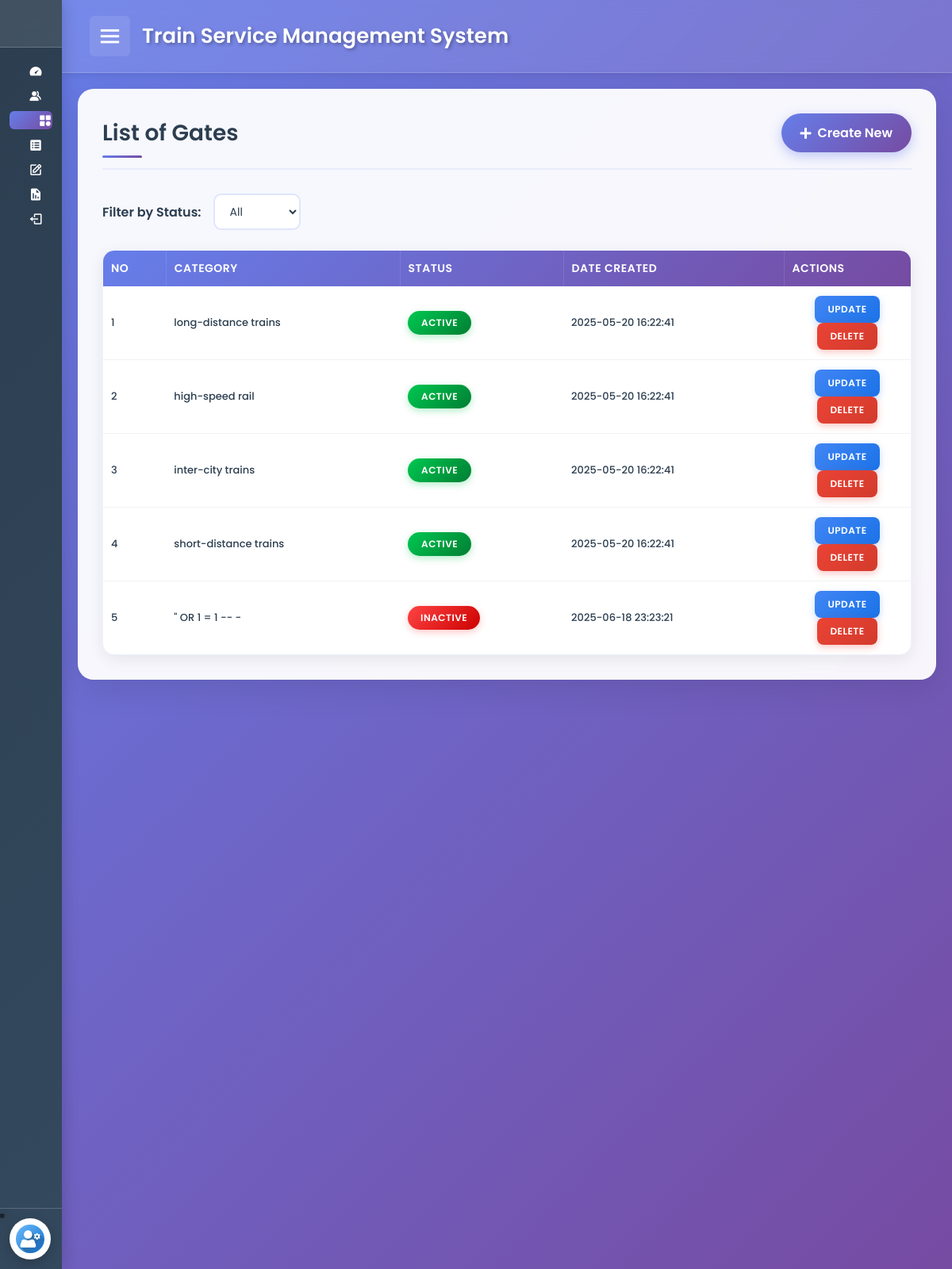
/train1_old/category.php (signed in), run on the app's committed database.
### tables this page shows
CREATE TABLE `categories` (
  `id` int(30) NOT NULL,
  `category` varchar(250) NOT NULL,
  `status` tinyint(1) NOT NULL DEFAULT 1,
  `date_created` datetime NOT NULL DEFAULT current_timestamp()
);

### train1_old/category.php (the view, shortened to what this page needs)
<?php
@include 'config.php';
$statusFilter = isset($_GET['status']) ? $_GET['status'] : 'all';
if ($statusFilter == 'all') {
    $categoryQuery = "SELECT * FROM categories";
} elseif ($statusFilter == 'active') {
    $categoryQuery = "SELECT * FROM categories WHERE status = 1";
} elseif ($statusFilter == 'inactive') {
    $categoryQuery = "SELECT * FROM categories WHERE status = 0";
} else {
	$categoryQuery = "SELECT * FROM categories WHERE status = 1 OR status = 0";
}
$categoryStmt = $pdo->prepare($categoryQuery);
$categoryStmt->execute();
$currentPage = basename($_SERVER['PHP_SELF']);
?>
<!DOCTYPE html>
<html lang="en">
	<head>
		<link href="css/admin/admin.css" rel="stylesheet"/>
		<link href="css/admin/category.css" rel="stylesheet"/>
		<link rel="stylesheet" href="https://cdnjs.cloudflare.com/ajax/libs/font-awesome/5.15.4/css/all.min.css" />
		<link href='https://unpkg.com/boxicons@2.0.7/css/boxicons.min.css' rel='stylesheet'>
	</head>
	<body>
		<div class="sidebar close">
			<div class="logo-details">
			  <a href="dashboard.php">
				<img src="images/favicon.ico" alt="TSMS" style="padding-left: 20px; padding-right: 40px; width: 2.5rem;height: 2.5rem;max-height: unset">
			  </a>
			</div>
			<ul class="nav-links">
			  <li>
				<a href="dashboard.php">
					<i class='bx bxs-tachometer' ></i>
				</a>
			  </li>
			  <li>
				<a href="mechanics.php">
					<i class='bx bxs-group'></i>
				</a>
			  </li>
			  <li class="<?php echo ($currentPage == 'category.php') ? 'active' : ''; ?>">
				<a href="category.php">
					<i class='bx bxs-category' ></i>
				</a>
			  </li>
			  <li>
				<a href="service.php">
					<i class='bx bxs-spreadsheet'></i>
				</a>
			  </li>
			  <li>
				<a href="service-request.php">
					<i class='bx bx-edit'></i>
				</a>
			  </li>
			  <li>
				<a href="report.php">
					<i class='bx bxs-report'></i>
				</a>
			  </li>
			  <li>
				<a href="#" id="logoutBtn">
					<i class='bx bx-log-out'></i>
				</a>
			  </li>
			</ul>
			<li>
			<div class="profile-details">
			  <div class="profile-content">
				<img src="images/user-gear.png" alt="profileImg">
			  </div>
		  </li>
		  </div>
		  <section class="home-section" style="height: 200vh;">
			<div class="home-content">
			  <i class='bx bx-menu'></i>
			  <span class="text">Train Service Management System</span>
			</div>
			<div class="content">
				<div class="content-header">
					<h3 class="content-title">List of Gates</h3>
					<div class="content-tools">
						<a href="add_category.php" class="btn btn-flat btn-primary"><span class="fas fa-plus"></span>	Create New</a>
					</div>
				</div>
				<div class="entries-count">
				<label for="statusFilter">Filter by Status:</label>
				<select id="statusFilter" onchange="applyStatusFilter()">
					<option value="all" <?php echo ($statusFilter == 'all') ? 'selected' : ''; ?>>All</option>
				</select>
				</div>
				<div class="categories-table-container">
                    <table class="categories-table">
                        <thead>
                            <tr>
                                <th>No</th>
                                <th>Category</th>
                                <th>Status</th>
                                <th>Date Created</th>
                                <th class="actions-column">Actions</th>
                            </tr>
                        </thead>
                        <tbody>
						<?php
							$rowCount = 0;
							while ($category = $categoryStmt->fetch(PDO::FETCH_ASSOC)) {
								$rowCount++;
								$statusClass = ($category['status'] == 1) ? 'active' : 'inactive';
								?>
                                <tr>
                                    <td><?php echo $rowCount; ?></td>
                                    <td><?php echo htmlspecialchars($category['category']); ?></td>
                                    <td>
										<button class="status-btn <?php echo $statusClass; ?>" data-category-id="<?php echo $category['id']; ?>" onclick="toggleStatus(<?php echo $category['id']; ?>, <?php echo $category['status']; ?>)">
											<?php echo $category['status'] == 1 ? 'Active' : 'Inactive'; ?>
										</button>
									</td>
									<td><?php echo htmlspecialchars($category['date_created']); ?></td>
									<td class="actions-column">
										<button class="update-btn" data-category-id="<?php echo $category['id']; ?>">Update</button>
										<button class="delete-btn" data-category-id="<?php echo $category['id']; ?>" onclick="confirmDelete(<?php echo $category['id']; ?>)">Delete</button>
									</td>
								</tr>
								<?php
							}
							?>
                        </tbody>
                    </table>
                </div>
			</div>
		  </section>
	</body>
</html>

### train1_old/css/admin/admin.css (style rules this page uses)
* { margin: 0; padding: 0; box-sizing: border-box; font-family: "Poppins", sans-serif; }
body { background: linear-gradient(135deg, #667eea 0%, #764ba2 100%); min-height: 100vh; overflow-x: hidden; }
.sidebar { position: fixed; left: 0; top: 0; height: 100%; width: 260px; background: linear-gradient(135deg, #2c3e50 0%, #34495e 100%); z-index: 99; transition: all 0.5s ease; box-shadow: 0 0 20px rgba(0, 0, 0, 0.2); }
.sidebar.close { width: 78px; }
.sidebar .logo-details { height: 60px; display: flex; align-items: center; position: relative; background: rgba(255, 255, 255, 0.1); backdrop-filter: blur(10px); border-bottom: 1px solid rgba(255, 255, 255, 0.2); }
.sidebar .nav-links { margin-top: 10px; height: calc(100% - 150px); overflow-y: auto; }
.sidebar .nav-links li { position: relative; margin: 8px 0; list-style: none; }
.sidebar .nav-links li.active { background: linear-gradient(135deg, #667eea 0%, #764ba2 100%); border-radius: 6px; margin: 8px 12px; }
.sidebar .nav-links li a { display: flex; height: 100%; width: 100%; border-radius: 6px; align-items: center; text-decoration: none; transition: all 0.4s ease; background: transparent; padding: 0 20px; color: #fff; }
.sidebar .nav-links li i { min-width: 50px; text-align: center; font-size: 18px; color: #fff; }
.sidebar .profile-details { position: fixed; bottom: 0; width: 260px; display: flex; align-items: center; justify-content: space-between; background: rgba(255, 255, 255, 0.1); padding: 12px 0; transition: all 0.5s ease; backdrop-filter: blur(10px); border-top: 1px solid rgba(255, 255, 255, 0.2); }
.sidebar.close .profile-details { background: none; width: 78px; }
.sidebar .profile-details .profile-content { display: flex; align-items: center; }
.sidebar .profile-details img { height: 52px; width: 52px; object-fit: cover; border-radius: 50%; margin: 0 14px 0 12px; background: #fff; padding: 8px; box-shadow: 0 5px 15px rgba(0, 0, 0, 0.2); }
.home-section { position: relative; background: transparent; min-height: 100vh; top: 0; left: 78px; width: calc(100% - 78px); transition: all 0.5s ease; z-index: 2; }
.home-section .home-content { color: #fff; display: flex; align-items: center; flex-wrap: wrap; padding: 20px; background: rgba(255, 255, 255, 0.1); backdrop-filter: blur(10px); border-bottom: 1px solid rgba(255, 255, 255, 0.2); box-shadow: 0 2px 10px rgba(0, 0, 0, 0.1); }
.home-content .bx-menu { color: #fff; font-size: 35px; margin: 0 15px; cursor: pointer; border-radius: 6px; background: rgba(255, 255, 255, 0.1); padding: 8px; transition: all 0.3s ease; }
.home-content .text { color: #fff; font-size: 26px; font-weight: 600; text-shadow: 2px 2px 4px rgba(0, 0, 0, 0.3); }
.content { padding: 25px; background: transparent; min-height: calc(100vh - 80px); }
.content-header { margin-bottom: 30px; display: flex; justify-content: space-between; align-items: center; }
.content-title { color: #fff; font-size: 28px; font-weight: 600; text-shadow: 2px 2px 4px rgba(0, 0, 0, 0.3); position: relative; display: inline-block; }
.content-title::after { content: ''; position: absolute; bottom: -8px; left: 0; width: 60px; height: 3px; background: linear-gradient(135deg, #667eea 0%, #764ba2 100%); border-radius: 2px; }

### data on the page
categories: category "long-distance trains", status "ACTIVE", date_created "2025-05-20 16:22:41"
categories: category "high-speed rail", status "ACTIVE", date_created "2025-05-20 16:22:41"
categories: category "inter-city trains", status "ACTIVE", date_created "2025-05-20 16:22:41"
categories: category "short-distance trains", status "ACTIVE", date_created "2025-05-20 16:22:41"
categories: category "\" OR 1 = 1 -- -", status "INACTIVE", date_created "2025-06-18 23:23:21"
